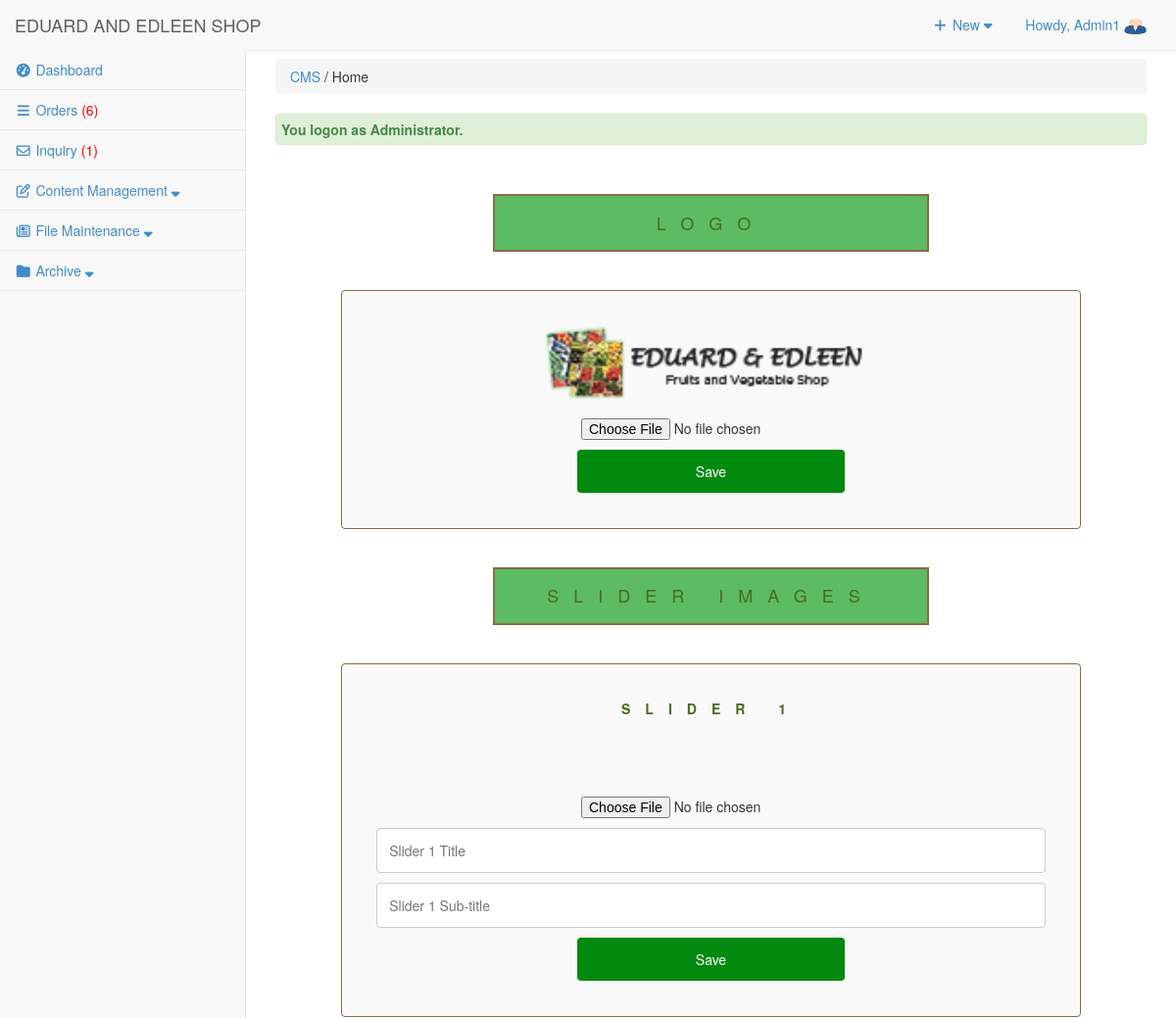
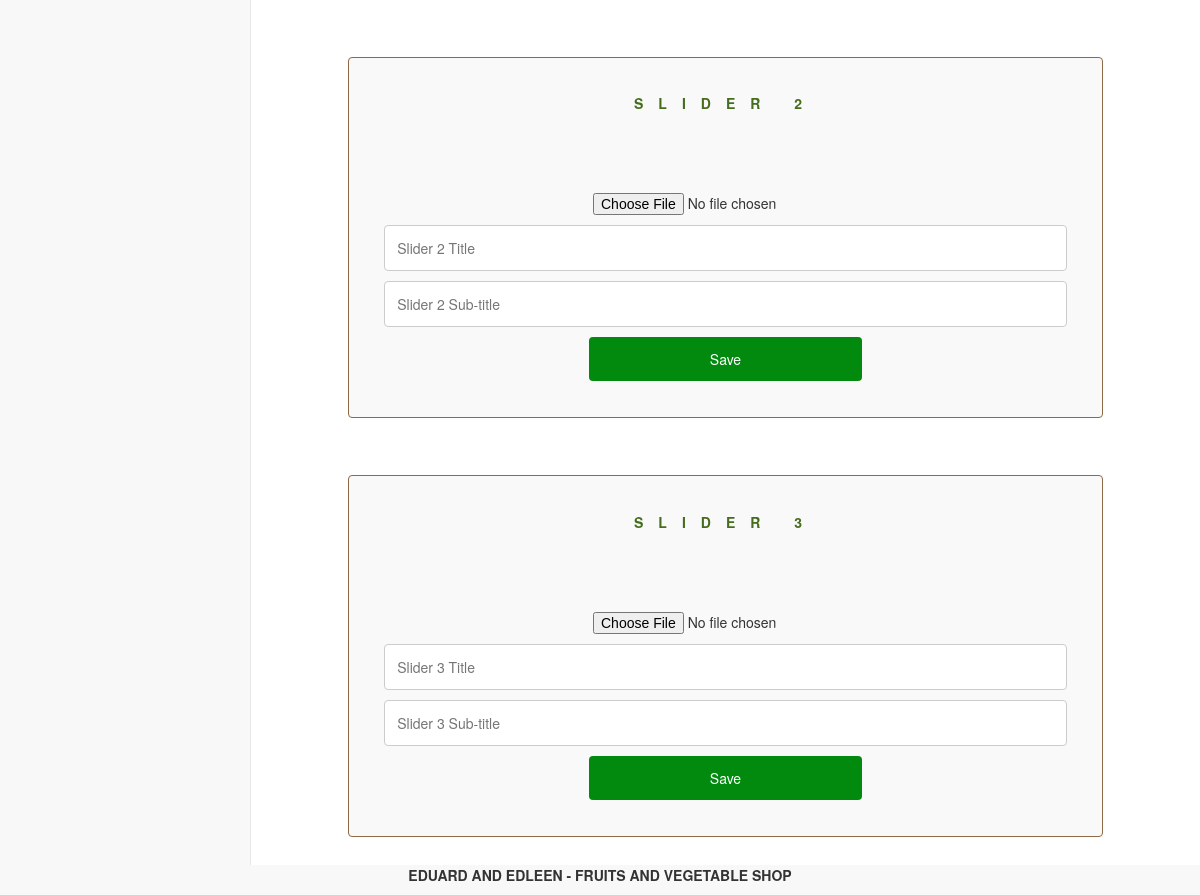
The app's page /admin/cms/index.php?view=Home (signed in), older data (2 pictures, top to bottom).
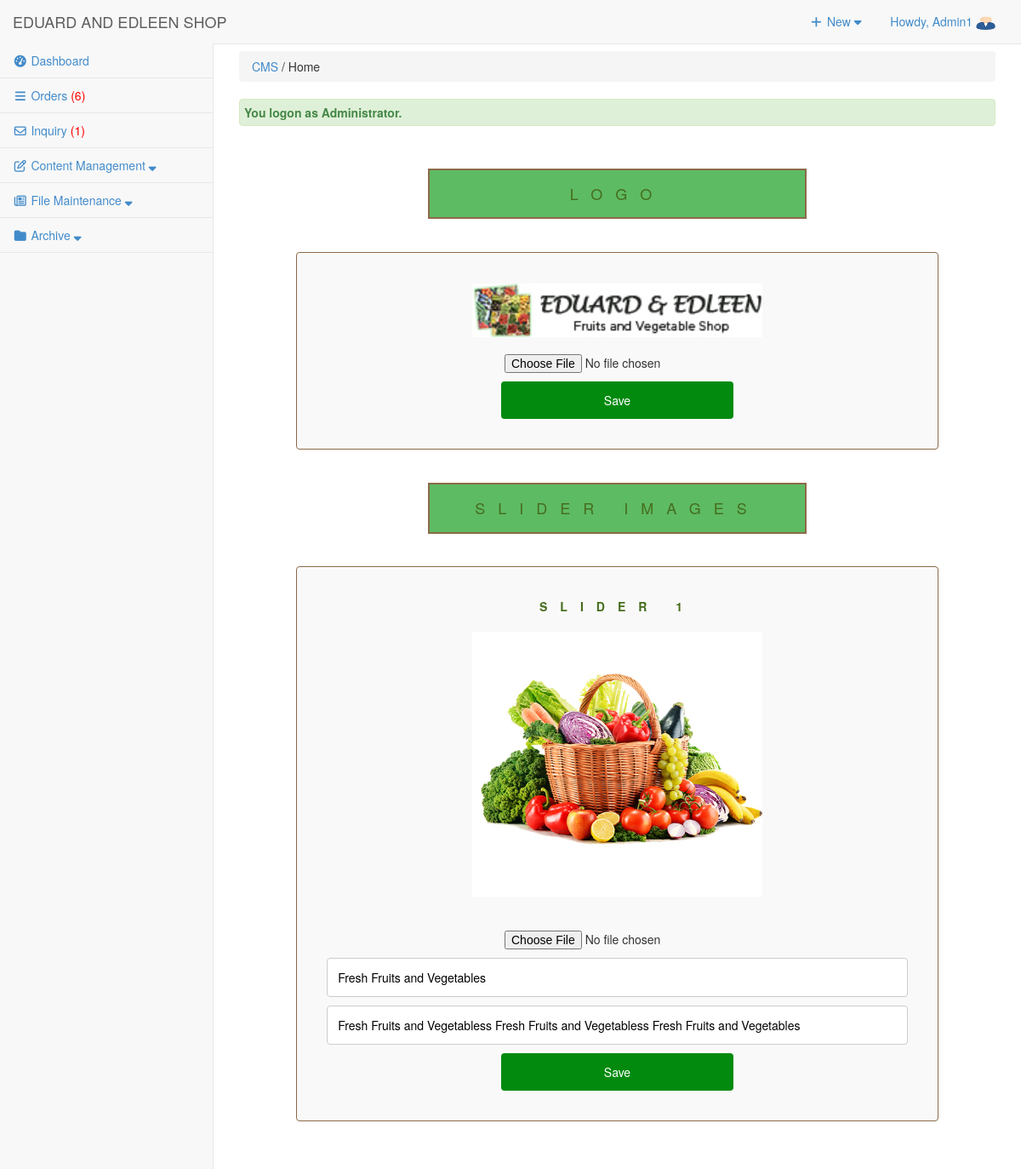
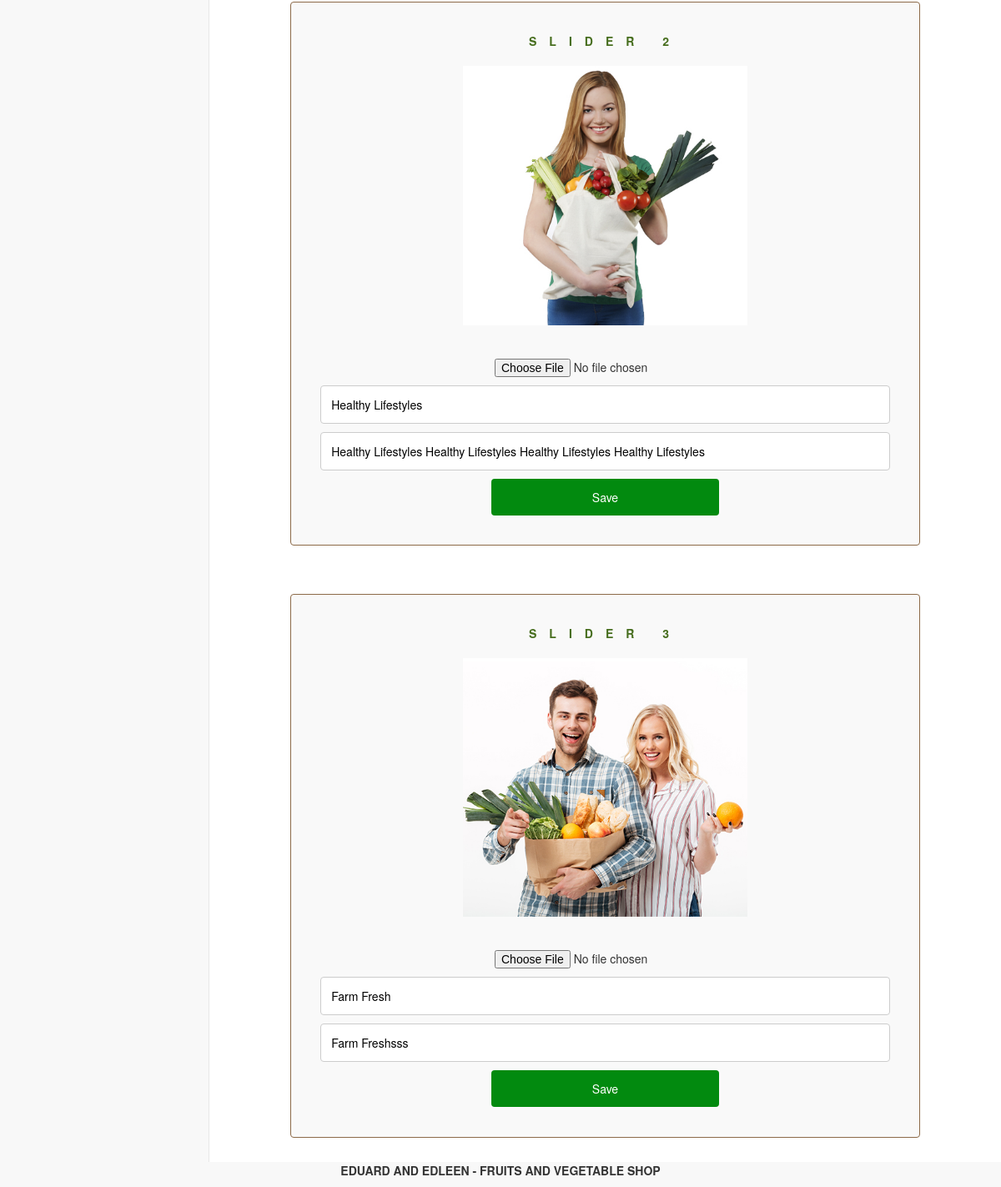
The same page, newer data (2 pictures, top to bottom).
### tables this page shows
CREATE TABLE `tblabout` (
  `CMS_ABOUT_ID` int(11) NOT NULL,
  `CMS_ABOUT_STORY` varchar(1999) NOT NULL,
  `CMS_ABOUT_MISSION` varchar(1999) NOT NULL,
  `CMS_ABOUT_VISION` varchar(1999) NOT NULL,
  `CMS_ABOUT_BUSINESSLOGO` varchar(255) NOT NULL
);

CREATE TABLE `tbl_homeinfo` (
  `CMS_HOME_ID` int(11) NOT NULL,
  `CMS_SLIDER_1_PICTURE` varchar(255) NOT NULL,
  `CMS_SLIDER_1_TITLE` varchar(255) NOT NULL,
  `CMS_SLIDER_1_SUBTITLE` varchar(255) NOT NULL,
  `CMS_SLIDER_2_PICTURE` varchar(255) NOT NULL,
  `CMS_SLIDER_2_TITLE` varchar(255) NOT NULL,
  `CMS_SLIDER_2_SUBTITLE` varchar(255) NOT NULL,
  `CMS_SLIDER_3_PICTURE` varchar(255) NOT NULL,
  `CMS_SLIDER_3_TITLE` varchar(255) NOT NULL,
  `CMS_SLIDER_3_SUBTITLE` varchar(255) NOT NULL
);

### admin/cms/index.php (called while the page is built, shortened)
<?php
require_once ("../theme/templates.php");
?>

### include/database.php (called while the page is built, shortened)
<?php
class Database {
	var $sql_string = '';
	private $conn;
	public function open_connection() {
		$this->conn = mysqli_connect(server,user,pass);
		if(!$this->conn){
			echo "Problem in database connection! Contact administrator!";
			exit();
		}else{
			$db_select = mysqli_select_db($this->conn,database_name);
		}
	}
	function setQuery($sql='') {
		$this->sql_string=$sql;
	}
	function executeQuery() {
		$result = mysqli_query($this->conn,$this->sql_string);
		return $result;
	}
	private function confirm_query($result) {
		return $result;
	}
	function loadSingleResult() {
		$cur = $this->executeQuery();
		while ($row = mysqli_fetch_object($cur)) {
		return $data = $row;
		}
	}
}
$mydb = new Database();
?>

### admin/cms/home.php (the view, shortened to what the changed rows need)
<div class="content_body">
<center>
     	<br>
     <br>
	 <?php
		$query = "SELECT * FROM `tblabout` ";
		$mydb->setQuery($query);
		$cur = $mydb->loadSingleResult();
    ?>
   			<div class="map">
			   <form action="cmscontroller.php?action=updatebusinesslogo" method="POST" enctype="multipart/form-data">
				<div class="img-thumbnail">
					<img src="<?php echo $cur->CMS_ABOUT_BUSINESSLOGO; ?>" width="50%;" id='logo'>
					<br><br>
					<center><input type="file" class="form-control-file" id="exampleInputFile" aria-describedby="fileHelp"  name="logo" value="Choose Photo" accept="image/*" onchange="loadlogo(event)">
					<input type='submit' name='logo' value='Save' class="btn_style"></center>
				</div>
				</form>
			</div>
		<br>
	<br>
	<?php
		$query = "SELECT * FROM `tbl_homeinfo` ";
		$mydb->setQuery($query);
		$sliderinfo = $mydb->loadSingleResult();
    ?>
			<div class="map">
				<form action="cmscontroller.php?action=updateslider1info" method="POST" enctype="multipart/form-data">
				<div class="img-thumbnail "><b class="title">Slider 1</b>
				<br><br>
				<center><img src="<?php echo $sliderinfo->CMS_SLIDER_1_PICTURE; ?>" width="50%;" id='slider1'></center>
				<br><br>
				<input type="file" class="form-control-file" name='slider1'id="exampleInputFile" aria-describedby="fileHelp" value="Choose Photo" accept="image/*" onchange="loadslider1(event)">
				<input type="text" id="silder-title" name="slider1-title" placeholder="Slider 1 Title" value='<?php echo $sliderinfo->CMS_SLIDER_1_TITLE; ?>'>
                <input type="text" id="silder-subtitle" name="slider1-subtitle" placeholder="Slider 1 Sub-title" value='<?php echo $sliderinfo->CMS_SLIDER_1_SUBTITLE; ?>'>
                <input type='submit' name='sliderbtn1' value='Save' class="btn_style">
				</form>
				</div>
			</div>
			<br><br>
			<div class="map">
				<div class="img-thumbnail"><b class="title">Slider 2</b><br><br>
				<form action="cmscontroller.php?action=updateslider2info" method="POST" enctype="multipart/form-data">
					<center><img src="<?php echo $sliderinfo->CMS_SLIDER_2_PICTURE; ?>" width="50%;" id='slider2'></center>
				<br><br>
				<input type="file" class="form-control-file" id="exampleInputFile" aria-describedby="fileHelp"  name="slider2" value="Choose Photo" accept="image/*" onchange="loadslider2(event)">
				<input type="text" id="silder-title" name="slider2-title" placeholder="Slider 2 Title" value='<?php echo $sliderinfo->CMS_SLIDER_2_TITLE; ?>'>
                <input type="text" id="silder-subtitle" name="slider2-subtitle" placeholder="Slider 2 Sub-title" value='<?php echo $sliderinfo->CMS_SLIDER_2_SUBTITLE; ?>'>
                <input type='submit' name='sliderbtn2' value='Save'  class="btn_style">
				</form>
				</div>
			</div>
			<br><br>
			<div class="map">
				<div class="img-thumbnail"><b class="title">Slider 3</b><br><br>
				<form action="cmscontroller.php?action=updateslider3info" method="POST" enctype="multipart/form-data">
					<center><img src="<?php echo $sliderinfo->CMS_SLIDER_3_PICTURE; ?>" width="50%;" id='slider3'></center>
				<br><br>
				<input type="file" class="form-control-file" id="exampleInputFile" aria-describedby="fileHelp"  name="slider3" value="Choose Photo" accept="image/*" onchange="loadslider3(event)">
				<input type="text" id="silder-title" name="slider3-title" placeholder="Slider 3 Title" value='<?php echo $sliderinfo->CMS_SLIDER_3_TITLE; ?>'>
                <input type="text" id="silder-subtitle" name="slider3-subtitle" placeholder="Slider 3 Sub-title" value='<?php echo $sliderinfo->CMS_SLIDER_3_SUBTITLE; ?>'>
                <input type='submit' name='sliderbtn3' value='Save'  class="btn_style">
				</form>
				</div>
			</div>
			<br>
</div>

### admin/theme/templates.php (shortened to what the changed rows need)
<!DOCTYPE html>
<html lang="en">
<head>
<link href="<?php echo web_root; ?>admin/css/bootstrap.min.css" rel="stylesheet">
<link href="<?php echo web_root; ?>admin/css/metisMenu.min.css" rel="stylesheet">
<link href="<?php echo web_root; ?>admin/css/timeline.css" rel="stylesheet">
<link href="<?php echo web_root; ?>admin/css/sb-admin-2.css" rel="stylesheet">
<link href="<?php echo web_root; ?>admin/font/css/font-awesome.min.css" rel="stylesheet" type="text/css">
<link href="<?php echo web_root; ?>admin/font/font-awesome.min.css" rel="stylesheet" type="text/css">
<link href="<?php echo web_root; ?>admin/css/dataTables.bootstrap.css" rel="stylesheet">
<link href="<?php echo web_root; ?>css/bootstrap-datetimepicker.min.css" rel="stylesheet" media="screen">
<link href="<?php echo web_root; ?>css/datepicker.css" rel="stylesheet" media="screen">
<link href="<?php echo web_root; ?>admin/css/costum.css" rel="stylesheet">
<link href="<?php echo web_root; ?>admin/css/ekko-lightbox.css" rel="stylesheet">
</head>
<body>
   <div id="wrapper">
        <nav class="navbar navbar-default navbar-static-top  " role="navigation" style="margin-bottom: 0">
            <div class="navbar-header">
                 <a class="navbar-brand"  href="<?php echo web_root; ?>admin/index.php" >EDUARD AND EDLEEN SHOP</a>
            </div>
        </nav>
  <div id="page-wrapper">
            <div class="row" >
                <div class="col-lg-12">
                  <?php require_once $content; ?>
                </div>
            </div>
        </div>
</body>
</html>

Row changes from the older to the newer data that the page shows:
changed tblabout: CMS_ABOUT_BUSINESSLOGO: a different picture
added tbl_homeinfo: CMS_SLIDER_1_PICTURE (picture), slider1-title "Fresh Fruits and Vegetables", slider1-subtitle "Fresh Fruits and Vegetabless Fresh Fruits and Vegetabless Fresh Fruits and Vegetables", CMS_SLIDER_2_PICTURE (picture), slider2-title "Healthy Lifestyles", slider2-subtitle "Healthy Lifestyles Healthy Lifestyles Healthy Lifestyles Healthy Lifestyles", CMS_SLIDER_3_PICTURE (picture), slider3-title "Farm Fresh", slider3-subtitle "Farm Freshsss"
